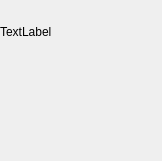
<?xml version="1.0" encoding="UTF-8"?>
<ui version="4.0">
 <class>Block</class>
 <widget class="QWidget" name="Block">
  <property name="geometry">
   <rect>
    <x>0</x>
    <y>0</y>
    <width>162</width>
    <height>161</height>
   </rect>
  </property>
  <property name="windowTitle">
   <string>Form</string>
  </property>
  <layout class="QVBoxLayout" name="verticalLayout_3" stretch="2,1,1,1">
   <property name="spacing">
    <number>0</number>
   </property>
   <property name="leftMargin">
    <number>0</number>
   </property>
   <property name="topMargin">
    <number>0</number>
   </property>
   <property name="rightMargin">
    <number>0</number>
   </property>
   <property name="bottomMargin">
    <number>0</number>
   </property>
   <item>
    <widget class="QLabel" name="txt">
     <property name="text">
      <string>TextLabel</string>
     </property>
    </widget>
   </item>
   <item>
    <layout class="QHBoxLayout" name="horizontalLayout_9">
     <item>
      <widget class="QLabel" name="label_1">
       <property name="font">
        <font>
         <pointsize>11</pointsize>
        </font>
       </property>
       <property name="text">
        <string/>
       </property>
      </widget>
     </item>
     <item>
      <widget class="QLabel" name="label_4">
       <property name="font">
        <font>
         <pointsize>11</pointsize>
        </font>
       </property>
       <property name="text">
        <string/>
       </property>
       <property name="alignment">
        <set>Qt::AlignRight|Qt::AlignTrailing|Qt::AlignVCenter</set>
       </property>
      </widget>
     </item>
    </layout>
   </item>
   <item>
    <layout class="QHBoxLayout" name="horizontalLayout_8">
     <item>
      <widget class="QLabel" name="label_2">
       <property name="font">
        <font>
         <pointsize>11</pointsize>
        </font>
       </property>
       <property name="text">
        <string/>
       </property>
      </widget>
     </item>
     <item>
      <widget class="QLabel" name="label_5">
       <property name="font">
        <font>
         <pointsize>11</pointsize>
        </font>
       </property>
       <property name="text">
        <string/>
       </property>
       <property name="alignment">
        <set>Qt::AlignRight|Qt::AlignTrailing|Qt::AlignVCenter</set>
       </property>
      </widget>
     </item>
    </layout>
   </item>
   <item>
    <layout class="QHBoxLayout" name="horizontalLayout_1">
     <item>
      <widget class="QLabel" name="label_3">
       <property name="font">
        <font>
         <pointsize>11</pointsize>
        </font>
       </property>
       <property name="text">
        <string/>
       </property>
      </widget>
     </item>
     <item>
      <widget class="QLabel" name="label_6">
       <property name="font">
        <font>
         <pointsize>11</pointsize>
        </font>
       </property>
       <property name="text">
        <string/>
       </property>
       <property name="alignment">
        <set>Qt::AlignRight|Qt::AlignTrailing|Qt::AlignVCenter</set>
       </property>
      </widget>
     </item>
    </layout>
   </item>
  </layout>
 </widget>
 <resources/>
 <connections/>
</ui>
